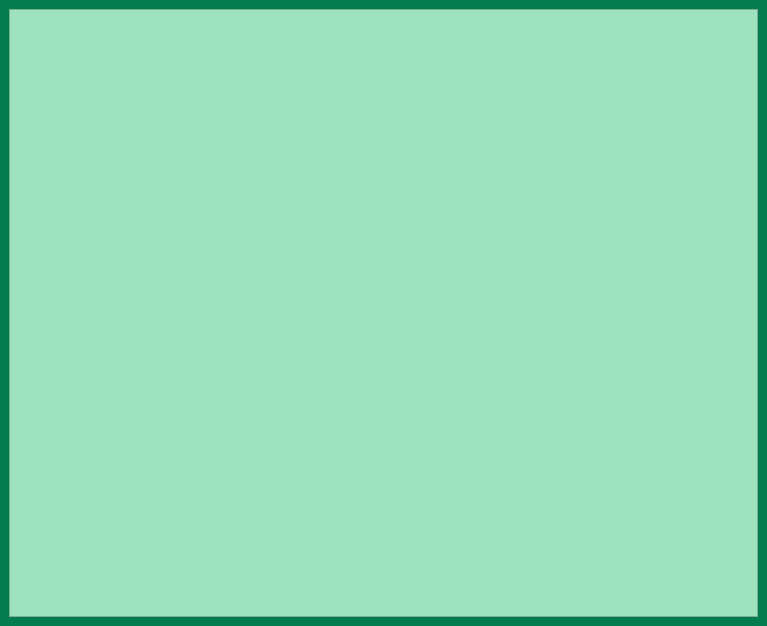
<?xml version="1.0" encoding="UTF-8"?>
<ui version="4.0">
 <class>TasksViewWindow</class>
 <widget class="QMainWindow" name="TasksViewWindow">
  <property name="geometry">
   <rect>
    <x>0</x>
    <y>0</y>
    <width>767</width>
    <height>626</height>
   </rect>
  </property>
  <property name="windowTitle">
   <string>MainWindow</string>
  </property>
  <property name="styleSheet">
   <string notr="true">background-color: rgb(3, 125, 80);</string>
  </property>
  <widget class="QWidget" name="centralwidget">
   <layout class="QVBoxLayout" name="verticalLayout">
    <item>
     <widget class="QTableView" name="tableView">
      <property name="styleSheet">
       <string notr="true">background-color: rgb(159, 226, 191);</string>
      </property>
     </widget>
    </item>
   </layout>
  </widget>
 </widget>
 <resources/>
 <connections/>
</ui>
